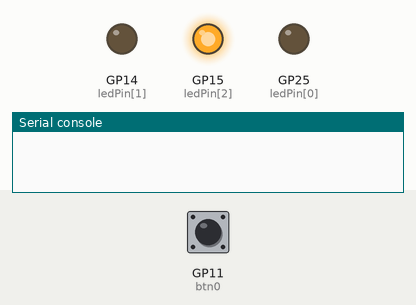
Simulated run of this program. Board: Raspberry Pi Pico running MicroPython. On the bench: output pins drawn as LEDs (lit = HIGH), the last lines printed to the serial console. Inputs (shaded band) come from the test bench; at power-on: GP11 (btn0) HIGH. Threads take turns every 2 ms.

Above: at 0.1 s.
At 1.2 s:
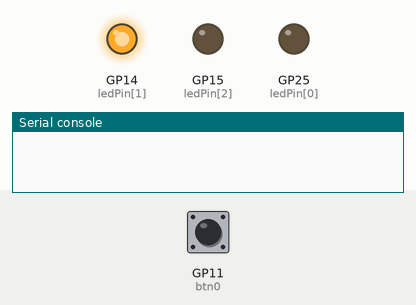
1.3 s: GP11 (btn0) pulled LOW for 0.15 s
At 2.8 s:
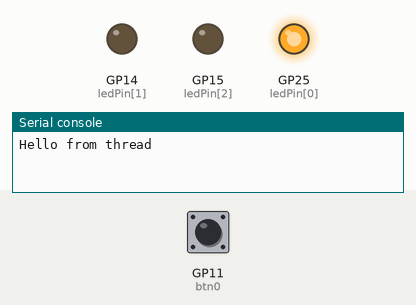
Timing chart, 0 to 10.4 s (numbered marks = the images above; inputs shaded):
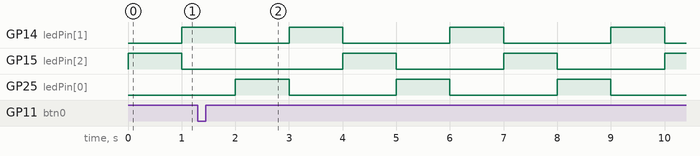

Measured:
- by itself, GP14 (ledPin[1]): repeats every 3.0 s: HIGH 1.0 s, LOW 2.0 s
- by itself, GP15 (ledPin[2]), GP25 (ledPin[0]): alternates HIGH for 1.0 s and LOW for 2.0 s

The program:

led_thread.py
```python
import machine
import time
import _thread
from machine import Pin
from time import sleep

btn0 = machine.Pin (11,Pin.IN,Pin.PULL_UP)
ledPin=[Pin(25, Pin.OUT),Pin(14, Pin.OUT),Pin(15, Pin.OUT)]
clockwise = True

def thread_0():
        while True:
            if btn0.value() == 0:
                print("Hello from thread")
                global clockwise
                clockwise = not clockwise
                break

_thread.start_new_thread(thread_0, ())

for i in ledPin :
    i.off() # init led

while True:
    if clockwise == False :
        for i in ledPin :
            i.toggle()
            sleep(1)
            i.toggle()
            if clockwise == True :
                _thread.start_new_thread(thread_0, ())
                break
    else:
        for i in ledPin[::-1] :
            i.toggle()
            sleep(1)
            i.toggle()
            if clockwise == False :
                _thread.start_new_thread(thread_0, ())
                break
```
